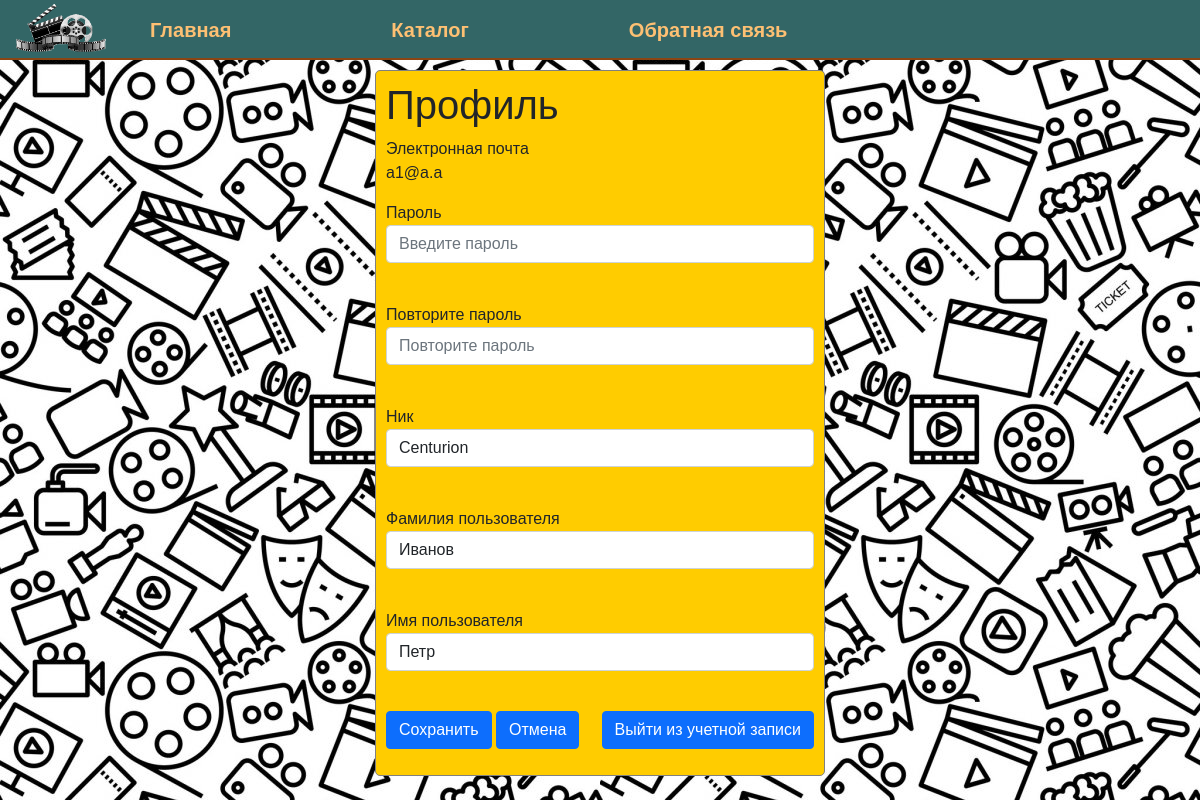
The page /profile/2 on the database its author committed.
### data/users.py (models this page shows, shortened)
class User(SqlAlchemyBase, UserMixin):
    __tablename__ = 'users'
    id = sqlalchemy.Column(sqlalchemy.Integer,
                           primary_key=True, autoincrement=True)
    nickname = sqlalchemy.Column(sqlalchemy.String, nullable=True)
    surname = sqlalchemy.Column(sqlalchemy.String, nullable=True)
    name = sqlalchemy.Column(sqlalchemy.String, nullable=True)
    email = sqlalchemy.Column(sqlalchemy.String,
                              index=True, unique=True, nullable=True)
    hashed_password = sqlalchemy.Column(sqlalchemy.String, nullable=True)
    modified_date = sqlalchemy.Column(sqlalchemy.DateTime,
                                      default=datetime.datetime.now)

### main.py (the view, shortened to what this page needs)
@app.route('/profile/<user_id>', methods=['GET', 'POST'])
def profile(user_id):
    form = ProfileForm()
    user = db_sess.query(User).filter((User.id == user_id)).first()
    return render_template('profile.html', title='Профиль', form=form, user=user, message="", email=user.email)

### forms/user.py
class ProfileForm(FlaskForm):
    password = PasswordField('Пароль', validators=[DataRequired()])
    password_again = PasswordField('Повторите пароль', validators=[DataRequired()])
    nickname = StringField('Ник', validators=[DataRequired()])
    surname = StringField('Фамилия пользователя', validators=[DataRequired()])
    name = StringField('Имя пользователя', validators=[DataRequired()])
    submit = SubmitField('Сохранить')

### templates/profile.html (shortened to what this page needs)
{% extends "base.html" %}
{% block content %}
{{ super() }}
<body bgcolor="#FFFAFA">
<form class="login_form" action="" method="post">
    <h1>Профиль</h1>
    <p>
        Электронная почта <br>
        {{ user.email}}<br>
    </p>
    <p>
        {{ form.password.label }}<br>
        {{ form.password(class="form-control", type="password", value="", placeholder="Введите пароль") }}<br>
    </p>
    <p>
        {{ form.password_again.label }}<br>
        {{ form.password_again(class="form-control", type="password", placeholder="Повторите пароль") }}<br>
    </p>
    <p>
        {{ form.nickname.label }}<br>
        {{ form.nickname(class="form-control", value=user.nickname) }}<br>
    </p>
    <p>
        {{ form.surname.label }}<br>
        {{ form.surname(class="form-control", value=user.surname) }}<br>
    </p>
    <p>
        {{ form.name.label }}<br>
        {{ form.name(class="form-control", value=user.name) }}<br>
    </p>
    <p>{{ form.submit(type="submit", class="btn btn-primary") }}
        <a style="float:right" href="/logout" class="btn btn-primary">Выйти из учетной записи</a>
        <a href="/" class="btn btn-primary">Отмена</a>
    </p>
</form>
{% endblock %}

### static/css/styles.css (style rules this page uses)
body { font-family: 'Arial'; background-color: #CC9966; background-image: url('/static/image/fon.jpg'); margin: 0; padding: 0; height: 100%; width: 100%; }
form.login_form { margin-left: auto; margin-right: auto; max-width: 450px; background-color: #ffcc00; border: 1px solid gray; border-radius: 5px; padding: 10px; }
a { color: #0059b2; text-decoration: none; }

### templates/profile.html (style rules this page uses)
form { margin-left: 20px; }

### rows shown on the page
User: email "a1@a.a", nickname "Centurion", surname "Иванов", name "Петр"
